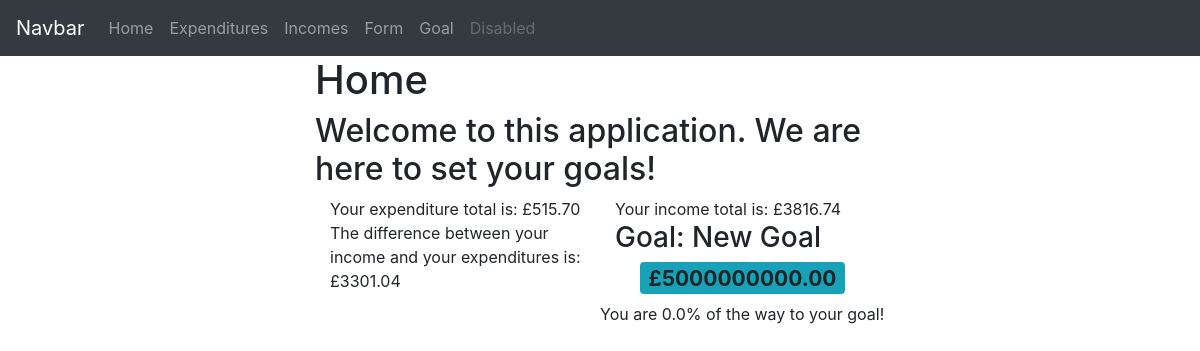
Page /home on the earlier database version.
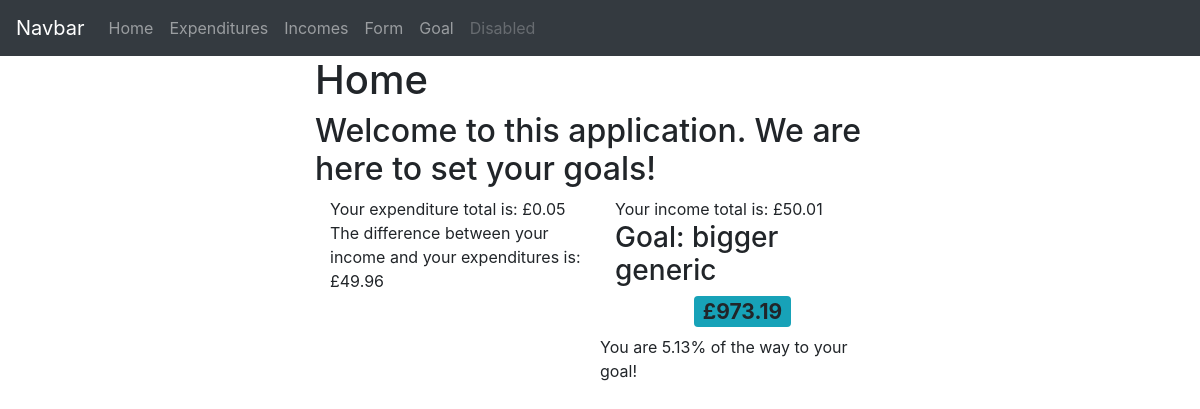
Same page on the later database version.
### app/models.py (models this page shows)
class Goal(db.Model):
    id = db.Column(db.Integer, primary_key=True)
    name = db.Column(db.String(500), index=True, nullable=True)
    amount = db.Column(db.Float, nullable=False)

### app/views.py (the view)
@app.route('/home', methods =['GET','POST'])
def home():
    goal_set=False
    goal_name=""
    goal_amount=-1.0
    goal_progress=-1.0
    with app.app_context():
        expenditure_query=db.session.query(models.Expenditure.amount).all()
        income_query=db.session.query(models.Income.amount).all()
        if db.session.query(models.Goal).count()!=0:
            goal_set=True
            goal = db.session.query(models.Goal).first()
            goal_name, goal_amount = goal.name, goal.amount
    expenditure_total=0
    income_total=0
    for x in expenditure_query:
       expenditure_total+=float(x[0])
    for x in income_query:
        income_total+=float(x[0])
    exp_inc_dif = income_total-expenditure_total
    if goal_amount != -1.0:
        goal_progress=max(round(100*(exp_inc_dif/goal_amount),2),0)
    home={'description':'Welcome to this application. We are here to set your goals!',
          'income_total':'This is your income total.',
          'optional_goal':'You have no optional goal.',
          'null_money':'This is to be shown if there is nothing to report.'}
    return render_template('home.html', title='Home', home=home, expenditure_total=expenditure_total, income_total=income_total, exp_inc_dif=exp_inc_dif, goal_name=goal_name, goal_amount=goal_amount, goal_set=goal_set, goal_progress=goal_progress) #this is the base location

### app/templates/home.html
{% extends "base.html" %}]
{%block content%}
<h1>Home</h1>
<h2>{{home.description}}</h2>
<div class="container">
    {% if expenditure_total==0 and income_total==0 %}
    <div class="col-sm justify-content-center">
        {{home.null_money}}
    </div>
    {% else %}
    <div class="row ">
        <div class="col-sm">
            <td>Your expenditure total is: £{{'%0.2f'|format(expenditure_total|float)}}</td>
        </div>
        <div class="col-sm">
            <td>Your income total is: £{{'%0.2f'|format(income_total|float)}}</td>
        </div>
    </div>
    <div class="row">
        <div class="col-sm">
            <td>The difference between your income and your expenditures is: £{{'%0.2f'|format(exp_inc_dif|float)}}</td>
        </div>
        {% endif %}
        <div class="col-sm">
            {% if goal_set %}
            <h3>Goal: {{ goal_name }}</h3>
                <h3>
                <div class="row justify-content-center">
                    <span class="badge bg-info"> £{{'%0.2f'|format(goal_amount|float)}} </span>
                </div>
                </h3>
            <div class="row">
                <body>
                    {% if goal_progress > 100 %}
                    You have reached your goal!
                    {% else %}
                    You are {{goal_progress}}% of the way to your goal!
                    {% endif %}
                </body>
            </div>
            {% else %}
            {{home.optional_goal}}
            {% endif %}
        </div>
    </div>
</div>
{%endblock%}

Differences in the rows shown:
changed Goal: name "New Goal" → "bigger generic"; amount "5000000000.00" → "973.19"
Other differences:
{{ '%0.2f'|format(expenditure_total|float) }}: "515.70" → "0.05"
{{ '%0.2f'|format(income_total|float) }}: "3816.74" → "50.01"
{{ '%0.2f'|format(exp_inc_dif|float) }}: "3301.04" → "49.96"
{{ goal_progress }}: "0.0" → "5.13"
